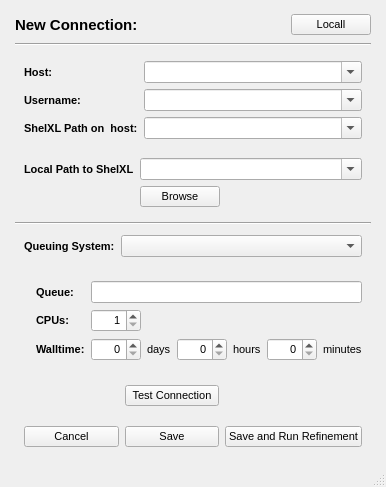
<?xml version="1.0" encoding="UTF-8"?>
<ui version="4.0">
 <class>NewConnection_Window</class>
 <widget class="QMainWindow" name="NewConnection_Window">
  <property name="geometry">
   <rect>
    <x>0</x>
    <y>0</y>
    <width>386</width>
    <height>479</height>
   </rect>
  </property>
  <property name="maximumSize">
   <size>
    <width>1500</width>
    <height>16777215</height>
   </size>
  </property>
  <property name="font">
   <font>
    <pointsize>8</pointsize>
    <weight>50</weight>
    <bold>false</bold>
   </font>
  </property>
  <property name="windowTitle">
   <string>MainWindow</string>
  </property>
  <widget class="QWidget" name="main_widget">
   <layout class="QVBoxLayout" name="main_verticalLayout">
    <property name="leftMargin">
     <number>15</number>
    </property>
    <property name="rightMargin">
     <number>15</number>
    </property>
    <item>
     <widget class="QWidget" name="title_widget" native="true">
      <layout class="QHBoxLayout" name="title_horizontalLayout">
       <property name="leftMargin">
        <number>0</number>
       </property>
       <property name="topMargin">
        <number>5</number>
       </property>
       <property name="rightMargin">
        <number>0</number>
       </property>
       <property name="bottomMargin">
        <number>2</number>
       </property>
       <item>
        <widget class="QLabel" name="title_label">
         <property name="minimumSize">
          <size>
           <width>0</width>
           <height>20</height>
          </size>
         </property>
         <property name="font">
          <font>
           <pointsize>11</pointsize>
           <weight>75</weight>
           <bold>true</bold>
          </font>
         </property>
         <property name="text">
          <string>New Connection:</string>
         </property>
         <property name="indent">
          <number>-1</number>
         </property>
        </widget>
       </item>
       <item>
        <widget class="QPushButton" name="local_remote_pushButton">
         <property name="sizePolicy">
          <sizepolicy hsizetype="Fixed" vsizetype="Fixed">
           <horstretch>0</horstretch>
           <verstretch>0</verstretch>
          </sizepolicy>
         </property>
         <property name="text">
          <string>Locall</string>
         </property>
        </widget>
       </item>
      </layout>
     </widget>
    </item>
    <item>
     <widget class="Line" name="title_line">
      <property name="orientation">
       <enum>Qt::Horizontal</enum>
      </property>
     </widget>
    </item>
    <item>
     <widget class="QWidget" name="host_widget" native="true">
      <layout class="QFormLayout" name="host_formLayout">
       <property name="bottomMargin">
        <number>4</number>
       </property>
       <item row="0" column="0">
        <widget class="QLabel" name="host_label">
         <property name="font">
          <font>
           <pointsize>8</pointsize>
           <weight>75</weight>
           <bold>true</bold>
          </font>
         </property>
         <property name="text">
          <string>Host:</string>
         </property>
        </widget>
       </item>
       <item row="1" column="0">
        <widget class="QLabel" name="username_label">
         <property name="font">
          <font>
           <pointsize>8</pointsize>
           <weight>75</weight>
           <bold>true</bold>
          </font>
         </property>
         <property name="text">
          <string>Username:</string>
         </property>
        </widget>
       </item>
       <item row="0" column="1">
        <widget class="QComboBox" name="host_comboBox">
         <property name="editable">
          <bool>true</bool>
         </property>
        </widget>
       </item>
       <item row="2" column="0">
        <widget class="QLabel" name="shelxlpath_label">
         <property name="font">
          <font>
           <pointsize>8</pointsize>
           <weight>75</weight>
           <bold>true</bold>
          </font>
         </property>
         <property name="text">
          <string>ShelXL Path on  host:</string>
         </property>
        </widget>
       </item>
       <item row="1" column="1">
        <widget class="QComboBox" name="username_comboBox">
         <property name="editable">
          <bool>true</bool>
         </property>
        </widget>
       </item>
       <item row="2" column="1">
        <widget class="QComboBox" name="shelxlpath_comboBox">
         <property name="editable">
          <bool>true</bool>
         </property>
        </widget>
       </item>
      </layout>
     </widget>
    </item>
    <item>
     <widget class="QWidget" name="local_widget" native="true">
      <property name="enabled">
       <bool>true</bool>
      </property>
      <layout class="QFormLayout" name="local_formLayout">
       <item row="0" column="0">
        <widget class="QLabel" name="local_shelxlpath_label">
         <property name="font">
          <font>
           <pointsize>8</pointsize>
           <weight>75</weight>
           <bold>true</bold>
          </font>
         </property>
         <property name="text">
          <string>Local Path to ShelXL</string>
         </property>
        </widget>
       </item>
       <item row="0" column="1">
        <widget class="QComboBox" name="shelxlpath_comboBox_2">
         <property name="editable">
          <bool>true</bool>
         </property>
        </widget>
       </item>
       <item row="1" column="1">
        <widget class="QPushButton" name="browse_pushButton">
         <property name="sizePolicy">
          <sizepolicy hsizetype="Fixed" vsizetype="Fixed">
           <horstretch>0</horstretch>
           <verstretch>0</verstretch>
          </sizepolicy>
         </property>
         <property name="text">
          <string>Browse</string>
         </property>
        </widget>
       </item>
      </layout>
     </widget>
    </item>
    <item>
     <widget class="Line" name="host_line">
      <property name="orientation">
       <enum>Qt::Horizontal</enum>
      </property>
     </widget>
    </item>
    <item>
     <widget class="QWidget" name="queingsystem_widget" native="true">
      <layout class="QFormLayout" name="quingsystem_formLayout">
       <property name="topMargin">
        <number>4</number>
       </property>
       <item row="0" column="0">
        <widget class="QLabel" name="queuingsystem_label">
         <property name="font">
          <font>
           <pointsize>8</pointsize>
           <weight>75</weight>
           <bold>true</bold>
          </font>
         </property>
         <property name="text">
          <string>Queuing System:</string>
         </property>
        </widget>
       </item>
       <item row="0" column="1">
        <widget class="QComboBox" name="queuingsystem_comboBox">
         <property name="font">
          <font>
           <pointsize>8</pointsize>
           <weight>75</weight>
           <bold>true</bold>
          </font>
         </property>
        </widget>
       </item>
      </layout>
     </widget>
    </item>
    <item>
     <widget class="QWidget" name="queue_widget" native="true">
      <layout class="QFormLayout" name="queue_formLayout">
       <item row="0" column="0">
        <widget class="QLabel" name="queue_label">
         <property name="font">
          <font>
           <pointsize>8</pointsize>
           <weight>75</weight>
           <bold>true</bold>
          </font>
         </property>
         <property name="text">
          <string>Queue:</string>
         </property>
         <property name="indent">
          <number>12</number>
         </property>
        </widget>
       </item>
       <item row="0" column="1">
        <widget class="QLineEdit" name="queue_lineEdit"/>
       </item>
       <item row="1" column="0">
        <widget class="QLabel" name="cpu_label">
         <property name="font">
          <font>
           <pointsize>8</pointsize>
           <weight>75</weight>
           <bold>true</bold>
          </font>
         </property>
         <property name="text">
          <string>CPUs:</string>
         </property>
         <property name="indent">
          <number>12</number>
         </property>
        </widget>
       </item>
       <item row="1" column="1">
        <widget class="QSpinBox" name="cpu_spinBox">
         <property name="sizePolicy">
          <sizepolicy hsizetype="Fixed" vsizetype="Fixed">
           <horstretch>0</horstretch>
           <verstretch>0</verstretch>
          </sizepolicy>
         </property>
         <property name="minimumSize">
          <size>
           <width>50</width>
           <height>0</height>
          </size>
         </property>
         <property name="alignment">
          <set>Qt::AlignRight|Qt::AlignTrailing|Qt::AlignVCenter</set>
         </property>
         <property name="minimum">
          <number>1</number>
         </property>
        </widget>
       </item>
       <item row="2" column="0">
        <widget class="QLabel" name="walltime_label">
         <property name="font">
          <font>
           <pointsize>8</pointsize>
           <weight>75</weight>
           <bold>true</bold>
          </font>
         </property>
         <property name="text">
          <string>Walltime:</string>
         </property>
         <property name="indent">
          <number>12</number>
         </property>
        </widget>
       </item>
       <item row="2" column="1">
        <widget class="QWidget" name="walltime_widget" native="true">
         <layout class="QHBoxLayout" name="horizontalLayout">
          <property name="leftMargin">
           <number>0</number>
          </property>
          <property name="topMargin">
           <number>0</number>
          </property>
          <property name="rightMargin">
           <number>0</number>
          </property>
          <property name="bottomMargin">
           <number>0</number>
          </property>
          <item>
           <widget class="QSpinBox" name="walltime_days_spinBox">
            <property name="sizePolicy">
             <sizepolicy hsizetype="Fixed" vsizetype="Fixed">
              <horstretch>0</horstretch>
              <verstretch>0</verstretch>
             </sizepolicy>
            </property>
            <property name="minimumSize">
             <size>
              <width>50</width>
              <height>0</height>
             </size>
            </property>
            <property name="alignment">
             <set>Qt::AlignRight|Qt::AlignTrailing|Qt::AlignVCenter</set>
            </property>
            <property name="maximum">
             <number>24</number>
            </property>
           </widget>
          </item>
          <item>
           <widget class="QLabel" name="walltime_days_label">
            <property name="text">
             <string>days</string>
            </property>
           </widget>
          </item>
          <item>
           <widget class="QSpinBox" name="walltime_hours_spinBox">
            <property name="sizePolicy">
             <sizepolicy hsizetype="Fixed" vsizetype="Fixed">
              <horstretch>0</horstretch>
              <verstretch>0</verstretch>
             </sizepolicy>
            </property>
            <property name="minimumSize">
             <size>
              <width>50</width>
              <height>0</height>
             </size>
            </property>
            <property name="alignment">
             <set>Qt::AlignRight|Qt::AlignTrailing|Qt::AlignVCenter</set>
            </property>
            <property name="maximum">
             <number>23</number>
            </property>
           </widget>
          </item>
          <item>
           <widget class="QLabel" name="walltime_hours_label">
            <property name="text">
             <string>hours</string>
            </property>
           </widget>
          </item>
          <item>
           <widget class="QSpinBox" name="walltime_minutes_spinBox">
            <property name="sizePolicy">
             <sizepolicy hsizetype="Fixed" vsizetype="Fixed">
              <horstretch>0</horstretch>
              <verstretch>0</verstretch>
             </sizepolicy>
            </property>
            <property name="minimumSize">
             <size>
              <width>50</width>
              <height>0</height>
             </size>
            </property>
            <property name="alignment">
             <set>Qt::AlignRight|Qt::AlignTrailing|Qt::AlignVCenter</set>
            </property>
            <property name="maximum">
             <number>59</number>
            </property>
           </widget>
          </item>
          <item>
           <widget class="QLabel" name="walltime_minutes_label">
            <property name="text">
             <string>minutes</string>
            </property>
           </widget>
          </item>
         </layout>
        </widget>
       </item>
      </layout>
     </widget>
    </item>
    <item>
     <spacer name="verticalSpacer_bottom">
      <property name="orientation">
       <enum>Qt::Vertical</enum>
      </property>
      <property name="sizeHint" stdset="0">
       <size>
        <width>20</width>
        <height>40</height>
       </size>
      </property>
     </spacer>
    </item>
    <item>
     <widget class="QWidget" name="button_widget" native="true">
      <layout class="QGridLayout" name="gridLayout">
       <property name="verticalSpacing">
        <number>20</number>
       </property>
       <item row="1" column="1">
        <widget class="QPushButton" name="save_pushButton">
         <property name="text">
          <string>Save</string>
         </property>
        </widget>
       </item>
       <item row="0" column="1">
        <widget class="QPushButton" name="test_pushButton">
         <property name="text">
          <string>Test Connection</string>
         </property>
        </widget>
       </item>
       <item row="1" column="0">
        <widget class="QPushButton" name="cancel_pushButton">
         <property name="text">
          <string>Cancel</string>
         </property>
        </widget>
       </item>
       <item row="1" column="2">
        <widget class="QPushButton" name="run_pushButton">
         <property name="text">
          <string>Save and Run Refinement</string>
         </property>
        </widget>
       </item>
      </layout>
     </widget>
    </item>
   </layout>
  </widget>
  <widget class="QStatusBar" name="statusbar"/>
 </widget>
 <tabstops>
  <tabstop>host_comboBox</tabstop>
  <tabstop>username_comboBox</tabstop>
  <tabstop>shelxlpath_comboBox</tabstop>
  <tabstop>shelxlpath_comboBox_2</tabstop>
  <tabstop>browse_pushButton</tabstop>
  <tabstop>queuingsystem_comboBox</tabstop>
  <tabstop>queue_lineEdit</tabstop>
  <tabstop>cpu_spinBox</tabstop>
  <tabstop>walltime_days_spinBox</tabstop>
  <tabstop>walltime_hours_spinBox</tabstop>
  <tabstop>walltime_minutes_spinBox</tabstop>
  <tabstop>test_pushButton</tabstop>
  <tabstop>run_pushButton</tabstop>
  <tabstop>save_pushButton</tabstop>
  <tabstop>cancel_pushButton</tabstop>
  <tabstop>local_remote_pushButton</tabstop>
 </tabstops>
 <resources/>
 <connections>
  <connection>
   <sender>cancel_pushButton</sender>
   <signal>clicked()</signal>
   <receiver>NewConnection_Window</receiver>
   <slot>close()</slot>
   <hints>
    <hint type="sourcelabel">
     <x>91</x>
     <y>366</y>
    </hint>
    <hint type="destinationlabel">
     <x>232</x>
     <y>206</y>
    </hint>
   </hints>
  </connection>
 </connections>
</ui>
